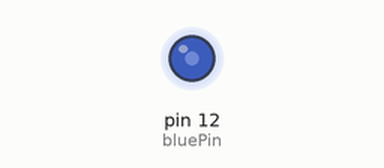
Bench run of a sketch on a simulated Arduino Uno, built with avr-gcc and run on an emulated ATmega328P. On the bench: output pins drawn as LEDs (lit = HIGH).

Above: at 0.1 s.
Timing chart, 0 to 1.6 s (numbered marks = the images above):
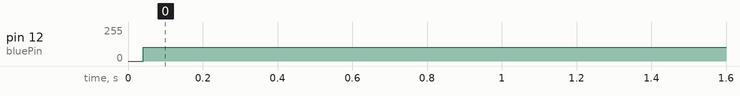

The sketch:

sketch_oct28a.ino
```cpp
const int bluePin = 12;

void setup() {
  // put your setup code here, to run once:
  pinMode(bluePin, OUTPUT);
}
/*
   delay the Arduino board for t MICROseconds

void microDelay(unsigned long t)
{
  unsigned long t0 = micros();
  while (micros() - t0 < t)
  {
  }
}*/

void microDelay(unsigned long t)
{
  unsigned long mils = t / 1000;
  if (mils > 0)
    delay(mils);
  unsigned long t0 = micros();
  unsigned long t1 = t - mils*1000;
  while (micros() - t0 < t1)
  {
  }
}

void loop() {
  // put your main code here, to run repeatedly:
  microDelay(25);
  digitalWrite(bluePin, HIGH);
  microDelay(50);
  digitalWrite(bluePin, LOW);
  microDelay(25);
}
```

Measured:
- by itself, pin 12 (bluePin): 0/255 → 105/255 at 0.04 s
